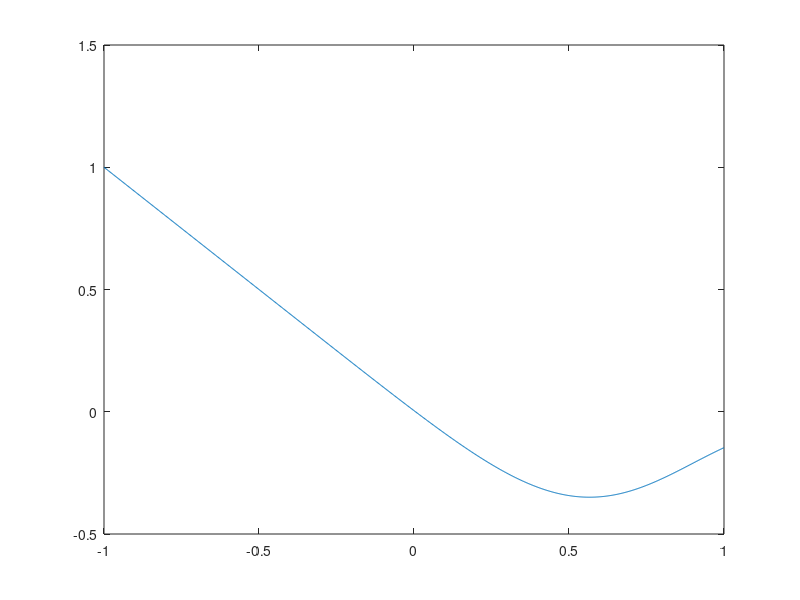

Recreate this plot in MATLAB. (Note: this script raises an error after producing the figure.)
%% Clean
clear all, close all, clc;

%% Parameters 
alpha = 10; theta  = 0.9; D = 0.1; B = 0.4; A = 1.0; u0Max = 5; u0Alpha = 0.25; L = 10*pi;

%% Funcion handle for the synaptic kernel
wFun = @(x) A*exp(-B*abs(x)).*(B*sin(abs(x)) + cos(x) );

%% Funcion handles for the firing rates function (particles and mean field)
phi = @(x) 0.5*(1+erf(x/sqrt(2)));
f = @(u) phi(alpha*(u-theta));
S = @(u) phi(alpha*(u-theta)./sqrt(1+alpha^2*D));

%% Find homogeneous steady state
W0 = integral(wFun, -inf,inf);
G = @(u) -u +W0*S(u);
u = linspace(-1,1,1000);
plot(u,G(u));
uStar = 0.2;
uStar = fsolve(G,uStar)

%% Function handle for initial condition
u0Fun = @(x) uStar + u0Max./cosh(u0Alpha*x);

%% Mean field grid
q = 2^7; dx = 2*L/q; x = -L+[0:q-1]'*dx;

%% Number of particles and particles grid (their ratio must be a multiple of 2)
r = 2^3; n = q*r; dxi = 2*L/n; xi = -L+[0:n-1]'*dxi;

%% Kerenel's FFT in both mean field and particle system
wHatXi = fft(wFun(xi));
wHatX  = fft(wFun(x));

%% Function handle for the particle system
sigma = sqrt(2*D);
a = @(t,u) NeuralFieldFFT(u,wHatXi,f,dxi);
b = @(t,u) sigma*eye(length(u));

%% Function handle for the mean field
rhs = @(t,u) NeuralFieldFFT(u,wHatX,S,dx);

%% Initial condition (critical wavelength) and time span
dt = 0.1;
tspan = [0:dt:35];  % Here dt is used only for plotting, does not affect numerics
u0 = u0Fun(x);

%% Timestep mean field
[tmf,Umf] = ode45(rhs,tspan,u0);

%% Plot
figure;
subplot(2,2,[1,3]);
[X,T] = meshgrid(x,tmf);
surf(X,T,Umf); shading interp; caxis([-2 2]); view([0 90]); 
shading interp; xlabel('x'); ylabel('t'); zlabel('u(x,t)');
axis tight; colorbar;
drawnow;

%% Euler-Maruyama function handles for model dU = a(t,U)dt + b(t,U)dW
tspan = [0 35];
dt = 0.1; 
u0 = u0Fun(xi);
[~,~,t,U] = EulerMaruyama(a,b,tspan,u0,dt);

subplot(2,2,[2,4]);
[XI,T] = meshgrid(xi,t);
surf(XI,T,U); shading interp; caxis([-2 2]); view([0 90]); 
shading interp; xlabel('x'); ylabel('t'); zlabel('u(x,t)');
axis tight; colorbar;

rVals = 2.^[0:14];
kVals = [0:20];

%% Error plot
eVals = zeros(length(rVals),length(kVals));
uX = Umf(end,:)'; 
for i = 1:length(rVals)

  %% Number of particles and particles grid (their ratio must be a multiple of 2)
  r = rVals(i); n = q*r; dxi = 2*L/n; xi = -L+[0:n-1]'*dxi;

  %% Kerenel's FFT in both mean field and particle system
  wHatXi = fft(wFun(xi));

  %% Function handle for the particle system
  sigma = sqrt(2*D);
  a = @(t,u) NeuralFieldFFT(u,wHatXi,f,dxi);
  b = @(t,u) sigma*speye(length(u));

  %% Euler-Maruyama function handles for model dU = a(t,U)dt + b(t,U)dW
  tspan = [0 35];
  dt = 0.1; 
  u0 = u0Fun(xi);
  disp('TimeStep...');
  [t,U] = EulerMaruyama(a,b,tspan,u0,dt);
  disp('Done');

  % subplot(3,2,[1,3]);
  % [X,T] = meshgrid(x,tmf);
  % surf(X,T,Umf); shading interp; caxis([-2 2]); view([0 90]); 
  % shading interp; xlabel('x'); ylabel('t'); zlabel('u(x,t)');
  % axis tight; colorbar;
  % drawnow;

  % subplot(3,2,[2,4]);
  % [XI,T] = meshgrid(xi,t);
  % surf(XI,T,U); shading interp; caxis([-2 2]); view([0 90]); 
  % shading interp; xlabel('x'); ylabel('t'); zlabel('u(x,t)');
  % axis tight; colorbar;

  % %% Fourier coefficients
  % uXi = U(end,:)'; 
  uXi = U'; 
  for l = 1:length(kVals)
    k = kVals(l);
    eVals(i,l) = abs( dxi*sum(exp(1i*k*pi/L*xi).*uXi) - dx*sum(exp(1i*k*pi/L*x).*uX) )
  end

  % subplot(3,2,[5,6]);
  figure, hold on;
  % title(['n =' num2str(n)]);
  greyNord = '#D8DEE9';
  blueNord = '#5E81AC';
  redNord = '#B48EAD';
  greenNord = '#A3BE8C';

  plot(xi,uXi,'color',greenNord,'linewidth',1);
  plot(x,uX,'color',blueNord,'linewidth',3);
  box on; axis tight; xlim = ([-L L]); ylim = ([-2.5 4]);
  fileName = sprintf('Figures/profile_n_%07i.eps',n);
  set(gca,'XTickLabel',[]); set(gca,'YTickLabel',[]);
  % exportgraphics(gcf,fileName,'resolution',600);
  set(gcf, 'color', 'none');    
  set(gca, 'color', 'none');
  exportgraphics(gcf,fileName,'ContentType','vector','BackgroundColor','none');
  drawnow;
  % pause

end
figure;
nVals = q*rVals; axis tight; ylim = ([1e-4 1e2]);
loglog(nVals,eVals,'*-',nVals,nVals.^(-0.5));
% legend({'k = 0',...
%         'k = 1', 'k = 2', 'k = 3', 'k = 4', 'k = 5', 'k = 6', ... 
%         'k = 7', 'k = 8', 'k = 9', 'k =10', 'k =11', 'k =12'});

